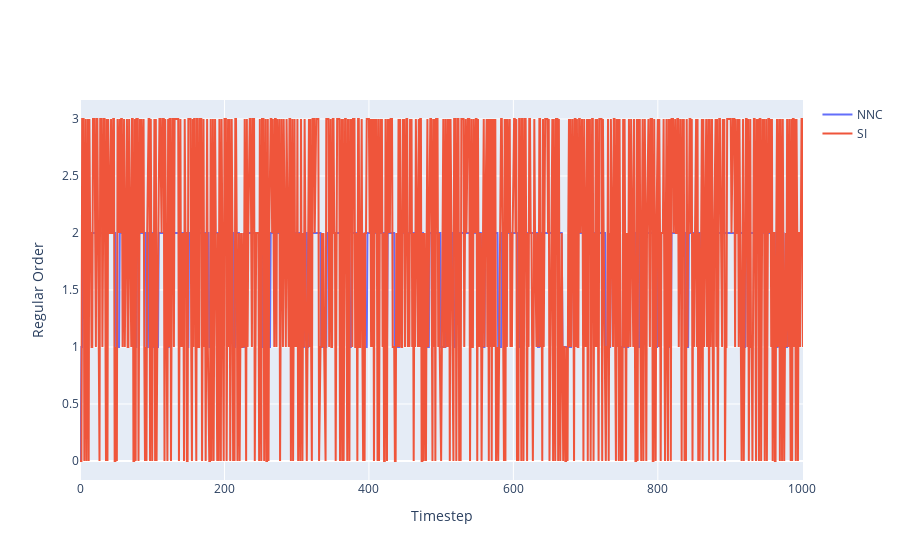

The cell this chart's notebook holds for it:
### Code cell
a = go.Scatter(y=[x.item() for x in nn_qr[1:]], name='NNC')
b = go.Scatter(y=cdi_qr, name='SI')
fig = go.Figure([a,b])
fig.layout.xaxis.title = 'Timestep'
fig.layout.yaxis.title = 'Regular Order'
fig

### Figure 1 — Plotly figure (JSON) as saved in the notebook; plotly's stock layout.template omitted (floating-point values rounded to 4 significant figures; data arrays with more than 128 entries replaced by an {"elided": "..."} marker saying what was removed)
{"data": [{"name": "NNC", "type": "scatter", "y": {"elided": "1002 int values"}}, {"name": "SI", "type": "scatter", "y": {"elided": "1002 int values"}}], "layout": {"xaxis": {"title": {"text": "Timestep"}}, "yaxis": {"title": {"text": "Regular Order"}}}}
